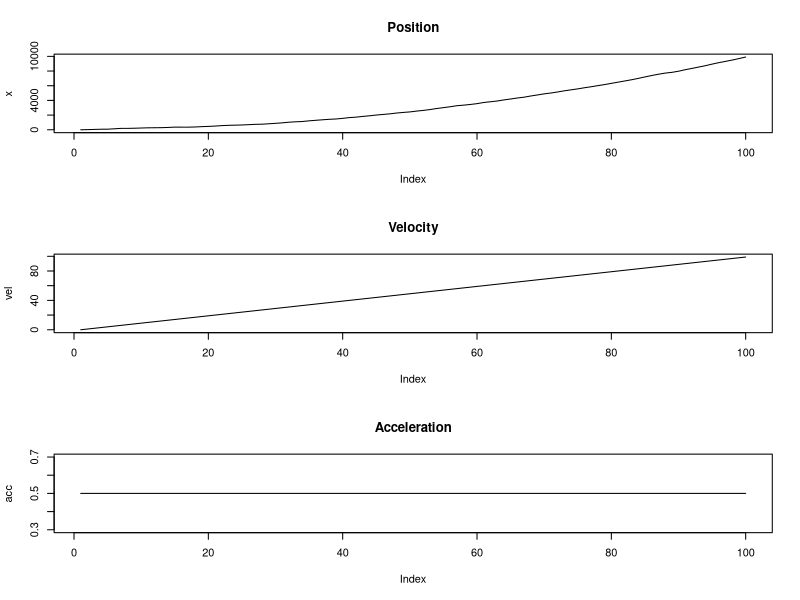
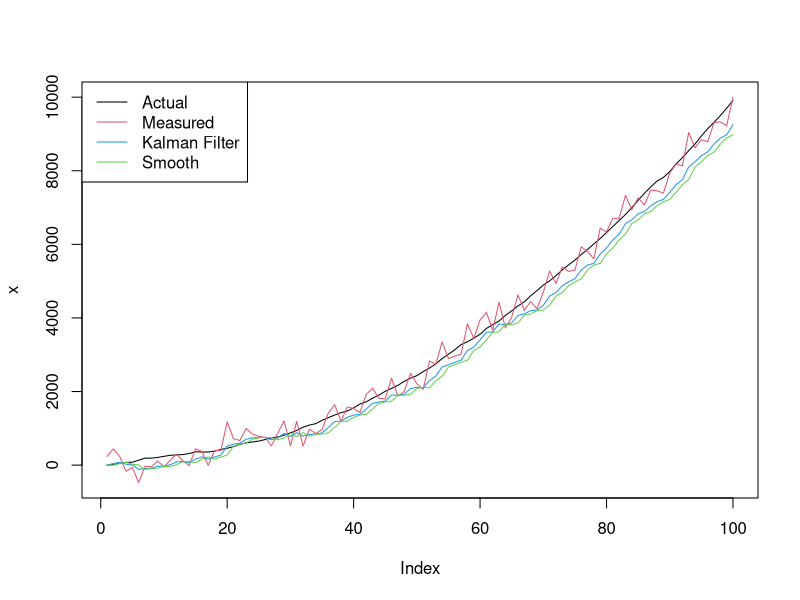

Reproduce these figures in R, in order.
ts.len <- 100
acc <- rep(0.5, ts.len)
x <- rep(0, ts.len)
vel <- rep(0, ts.len)

for (t in 2:ts.len) {
  x[t] <- 2*vel[t - 1] + x[t - 1] + 1/2*acc[t - 1]^2
  x[t] <- x[t] + rnorm(1, sd=20)  # stochastic comp.
  vel[t] <- vel[t - 1] + 2*acc[t - 1]
}

par(mfrow=c(3, 1))
plot(x, main='Position', type='l')
plot(vel, main='Velocity', type='l')
plot(acc, main='Acceleration', type='l')

z <- x + rnorm(ts.len, sd=300)  # noisy measurement
par(mfrow=c(1, 1))
plot(x, ylim=range(c(x, z)), type='l')
lines(z, col=2)


kalman.motion <- function(z, Q, R, A, H) {
  dim.state <- dim(Q)[1]
  x.hat.minus <- array(rep(0, ts.len * dim.state), c(ts.len, dim.state))
  x.hat <- array(rep(0, ts.len * dim.state), c(ts.len, dim.state))
  P.minus <- array(rep(0, ts.len * dim.state^2), c(ts.len, dim.state, dim.state))
  P <- array(rep(0, ts.len * dim.state^2), c(ts.len, dim.state, dim.state))
  K <- array(rep(0, ts.len * dim.state), c(ts.len, dim.state))  # Kalman gain
  # init guess - 0 for all
  x.hat[1, ] <- rep(0, dim.state)
  P[1, ,] <- diag(dim.state)
  for (k in 2:ts.len) {
    # time update
    x.hat.minus [k, ] <- A %*% matrix(x.hat[k - 1,])
    P.minus[k, , ]<- A %*% P[k - 1, , ] %*% t(A) + Q
    K[k,] <- P.minus[k, ,] %*% H %*% solve(t(H) %*% P.minus[k, ,] %*% H + R)
    x.hat[k,] <- x.hat.minus[k,] + K[k,] %*% (z[k] - t(H) %*% x.hat.minus[k,])
    P[k, ,] <- (diag(dim.state) - K[k,] %*% t(H)) %*% P.minus[k, ,]
  }
  list(x.hat=x.hat, x.hat.minus=x.hat.minus)  # forecast and smooth
}


# Noise params
R <- 10^2  # meas var
Q <- 10    # tunable process var

# Dynamic params
A <- matrix(1)  # x[t] = Ax[t-1]; how prior x affects later x
H <- matrix(1)  # y[t] = Hx[t]; translating state

x.hat <- kalman.motion(z, diag(1) * Q, R, A, H)
lines(x.hat$x.hat, col=4)
lines(x.hat$x.hat.minus, col=3)

legend(
  'topleft', 
  lty=1, 
  col=c(1, 2, 4, 3), 
  legend=c('Actual', 'Measured', 'Kalman Filter', 'Smooth'))